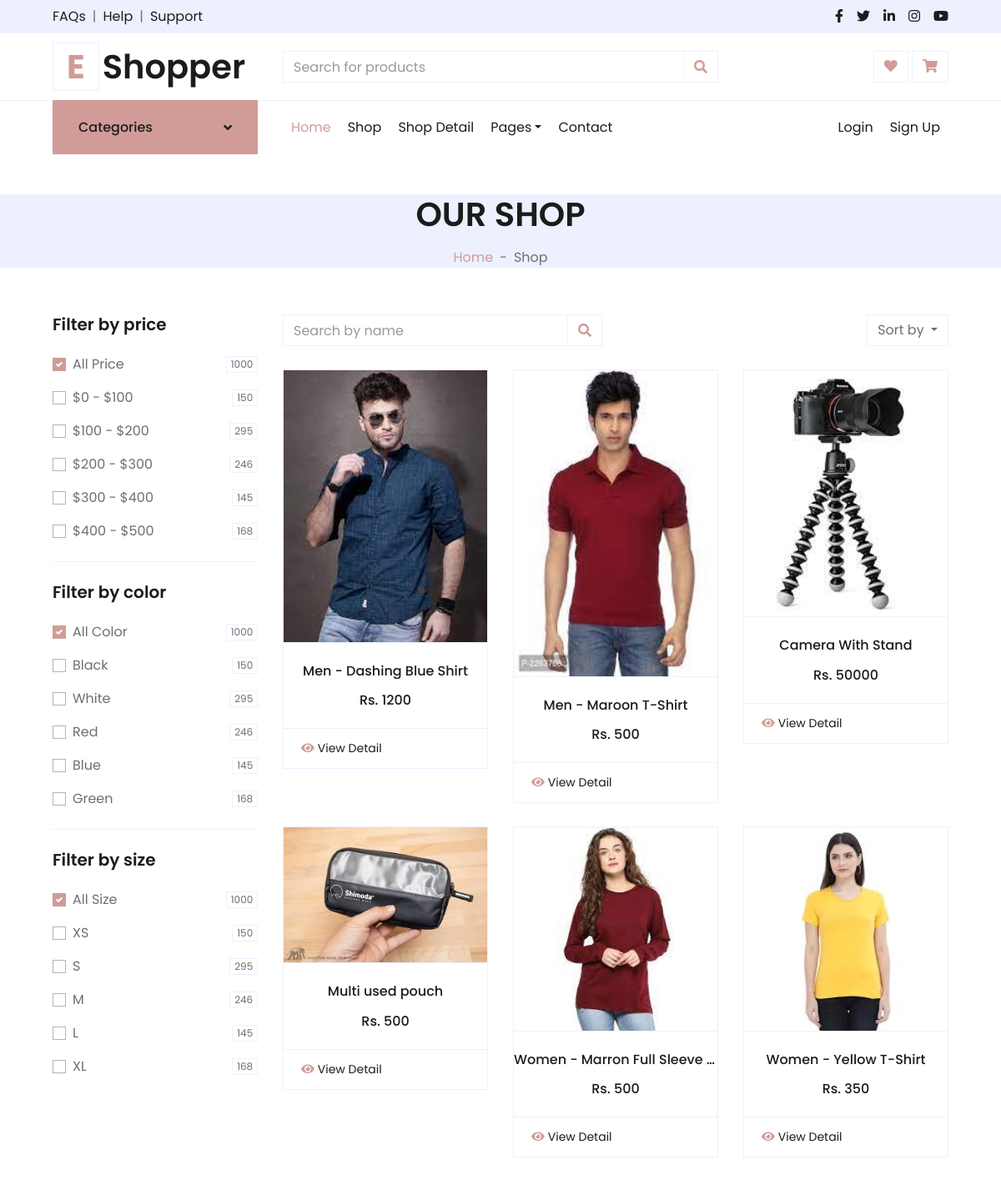
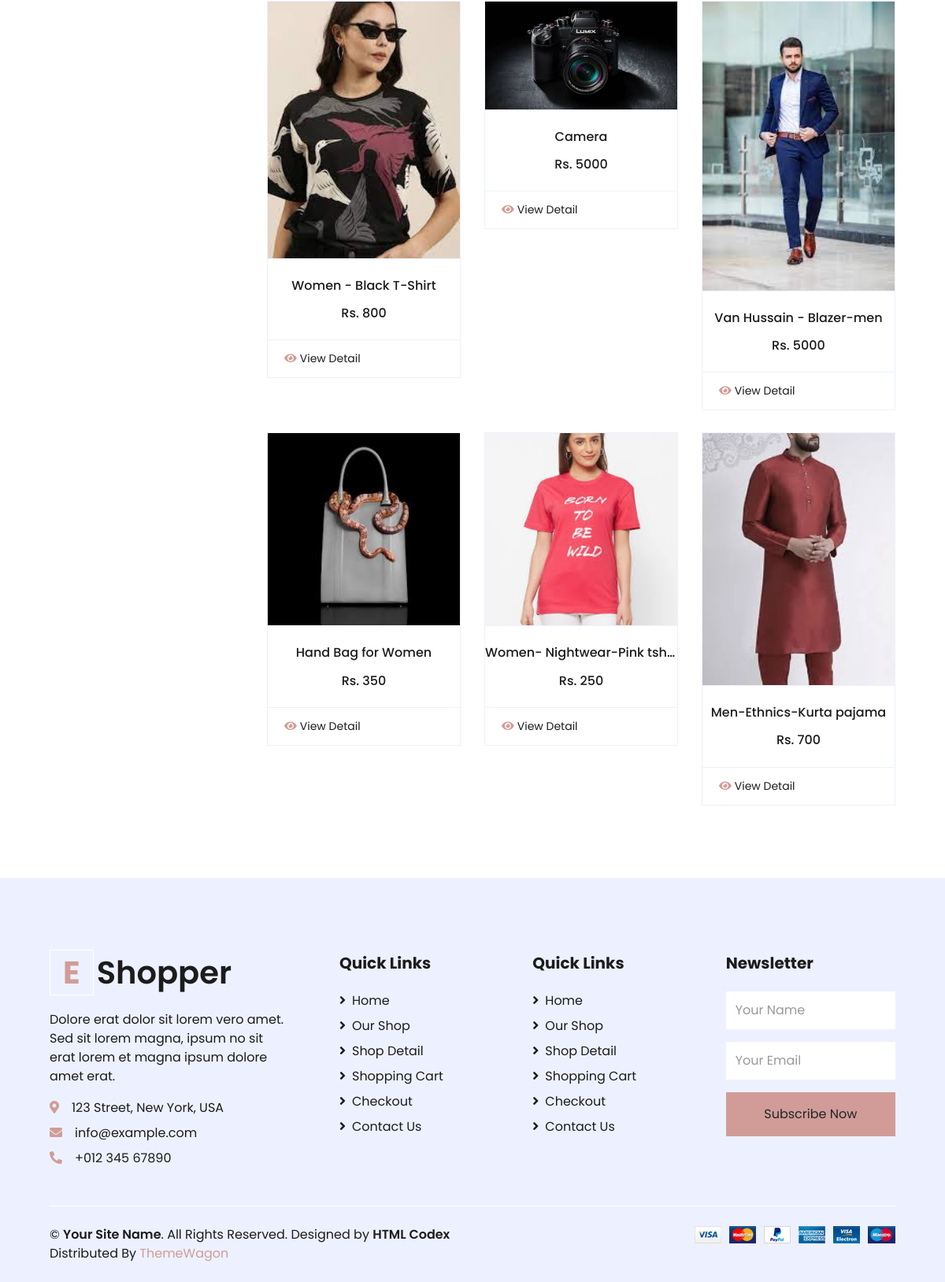
The app's page /shop/ with its own data (2 pictures, top to bottom).
### myapp/models.py (models this page shows, shortened)
class Product(models.Model):
	category=(
			('men','men'),
			('women','women'),
			('accesories','accesories'),
		)
	seller=models.ForeignKey(User,on_delete=models.CASCADE)
	product_category=models.CharField(max_length=100, choices= category)
	product_name=models.CharField(max_length=100)
	product_price=models.PositiveIntegerField()
	product_desc=models.TextField()
	product_image=models.ImageField(upload_to="product_image/")

### myapp/views.py (the view)
# urls.py: path('shop/', views.shop, name='shop'),
def shop(request):
	product=Product.objects.all()
	return render(request,'shop.html',{'product':product})

### myapp/templates/shop.html (shortened to what this page needs)
{% extends 'header.html' %}
{% load static %}
{% block content %}
<!DOCTYPE html>
<html lang="en">
<head>
</head>
<body>
    <div class="container-fluid bg-secondary mb-2">
        <div class="d-flex flex-column align-items-center justify-content-center" style="min-height: 50px">
            <h1 class="font-weight-semi-bold text-uppercase mb-3">Our Shop</h1>
            <div class="d-inline-flex">
                <p class="m-0"><a href="">Home</a></p>
                <p class="m-0 px-2">-</p>
                <p class="m-0">Shop</p>
            </div>
        </div>
    </div>
    <div class="container-fluid pt-5">
        <div class="row px-xl-5">
            <div class="col-lg-3 col-md-12">
                <div class="border-bottom mb-4 pb-4">
                    <h5 class="font-weight-semi-bold mb-4">Filter by price</h5>
                    <form>
                        <div class="custom-control custom-checkbox d-flex align-items-center justify-content-between mb-3">
                            <label class="custom-control-label" for="price-all">All Price</label>
                            <span class="badge border font-weight-normal">1000</span>
                        </div>
                        <div class="custom-control custom-checkbox d-flex align-items-center justify-content-between mb-3">
                            <label class="custom-control-label" for="price-1">$0 - $100</label>
                            <span class="badge border font-weight-normal">150</span>
                        </div>
                        <div class="custom-control custom-checkbox d-flex align-items-center justify-content-between mb-3">
                            <label class="custom-control-label" for="price-2">$100 - $200</label>
                            <span class="badge border font-weight-normal">295</span>
                        </div>
                        <div class="custom-control custom-checkbox d-flex align-items-center justify-content-between mb-3">
                            <label class="custom-control-label" for="price-3">$200 - $300</label>
                            <span class="badge border font-weight-normal">246</span>
                        </div>
                        <div class="custom-control custom-checkbox d-flex align-items-center justify-content-between mb-3">
                            <label class="custom-control-label" for="price-4">$300 - $400</label>
                            <span class="badge border font-weight-normal">145</span>
                        </div>
                        <div class="custom-control custom-checkbox d-flex align-items-center justify-content-between">
                            <label class="custom-control-label" for="price-5">$400 - $500</label>
                            <span class="badge border font-weight-normal">168</span>
                        </div>
                    </form>
                </div>
                <div class="border-bottom mb-4 pb-4">
                    <h5 class="font-weight-semi-bold mb-4">Filter by color</h5>
                    <form>
                        <div class="custom-control custom-checkbox d-flex align-items-center justify-content-between mb-3">
                            <label class="custom-control-label" for="price-all">All Color</label>
                            <span class="badge border font-weight-normal">1000</span>
                        </div>
                        <div class="custom-control custom-checkbox d-flex align-items-center justify-content-between mb-3">
                            <label class="custom-control-label" for="color-1">Black</label>
                            <span class="badge border font-weight-normal">150</span>
                        </div>
                        <div class="custom-control custom-checkbox d-flex align-items-center justify-content-between mb-3">
                            <label class="custom-control-label" for="color-2">White</label>
                            <span class="badge border font-weight-normal">295</span>
                        </div>
                        <div class="custom-control custom-checkbox d-flex align-items-center justify-content-between mb-3">
                            <label class="custom-control-label" for="color-3">Red</label>
                            <span class="badge border font-weight-normal">246</span>
                        </div>
                        <div class="custom-control custom-checkbox d-flex align-items-center justify-content-between mb-3">
                            <label class="custom-control-label" for="color-4">Blue</label>
                            <span class="badge border font-weight-normal">145</span>
                        </div>
                        <div class="custom-control custom-checkbox d-flex align-items-center justify-content-between">
                            <label class="custom-control-label" for="color-5">Green</label>
                            <span class="badge border font-weight-normal">168</span>
                        </div>
                    </form>
                </div>
                <div class="mb-5">
                    <h5 class="font-weight-semi-bold mb-4">Filter by size</h5>
                    <form>
                        <div class="custom-control custom-checkbox d-flex align-items-center justify-content-between mb-3">
                            <label class="custom-control-label" for="size-all">All Size</label>
                            <span class="badge border font-weight-normal">1000</span>
                        </div>
                        <div class="custom-control custom-checkbox d-flex align-items-center justify-content-between mb-3">
                            <label class="custom-control-label" for="size-1">XS</label>
                            <span class="badge border font-weight-normal">150</span>
                        </div>
                        <div class="custom-control custom-checkbox d-flex align-items-center justify-content-between mb-3">
                            <label class="custom-control-label" for="size-2">S</label>
                            <span class="badge border font-weight-normal">295</span>
                        </div>
                        <div class="custom-control custom-checkbox d-flex align-items-center justify-content-between mb-3">
                            <label class="custom-control-label" for="size-3">M</label>
                            <span class="badge border font-weight-normal">246</span>
                        </div>
                        <div class="custom-control custom-checkbox d-flex align-items-center justify-content-between mb-3">
                            <label class="custom-control-label" for="size-4">L</label>
                            <span class="badge border font-weight-normal">145</span>
                        </div>
                        <div class="custom-control custom-checkbox d-flex align-items-center justify-content-between">
                            <label class="custom-control-label" for="size-5">XL</label>
                            <span class="badge border font-weight-normal">168</span>
                        </div>
                    </form>
                </div>
            </div>
            <div class="col-lg-9 col-md-12">
                <div class="row pb-3">
                    <div class="col-12 pb-1">
                        <div class="d-flex align-items-center justify-content-between mb-4">
                            <form action="">
                                <div class="input-group">
                                    <input type="text" class="form-control" placeholder="Search by name">
                                    <div class="input-group-append">
                                        <span class="input-group-text bg-transparent text-primary">
                                            <i class="fa fa-search"></i>
                                        </span>
                                    </div>
                                </div>
                            </form>
                            <div class="dropdown ml-4">
                                <button class="btn border dropdown-toggle" type="button" id="triggerId" data-toggle="dropdown" aria-haspopup="true"
                                        aria-expanded="false">
                                            Sort by
                                        </button>
                            </div>
                        </div>
                    </div>
                    {% for i in product %}
                    <div class="col-lg-4 col-md-6 col-sm-12 pb-1">
                        <div class="card product-item border-0 mb-4">
                            <div class="card-header product-img position-relative overflow-hidden bg-transparent border p-0">
                                <img class="img-fluid w-100" src="{{i.product_image.url}}" alt="">
                            </div>
                            <div class="card-body border-left border-right text-center p-0 pt-4 pb-3">
                                <h6 class="text-truncate mb-3">{{i.product_name}}</h6>
                                <div class="d-flex justify-content-center">
                                    <h6>Rs.  {{i.product_price}}</h6>
                                </div>
                            </div>
                            <div class="card-footer d-flex justify-content-between bg-light border">
                                <a href="{% url 'product-detail' pk=i.pk %}" class="btn btn-sm text-dark p-0"><i class="fas fa-eye text-primary mr-1"></i>View Detail</a>
                            </div>
                        </div>
                    </div>
                    {% endfor %}
                </div>
            </div>
        </div>
    </div>
</body>
</html>
{% endblock %}

### records on screen
Product: product_image (picture), product_name "Men - Dashing Blue Shirt", product_price "1200"
Product: product_image (picture), product_name "Men - Maroon T-Shirt", product_price "500"
Product: product_image (picture), product_name "Camera With Stand", product_price "50000"
Product: product_image (picture), product_name "Multi used pouch", product_price "500"
Product: product_image (picture), product_name "Women - Marron Full Sleeve…", product_price "500"
Product: product_image (picture), product_name "Women - Yellow T-Shirt", product_price "350"
Product: product_image (picture), product_name "Women - Black T-Shirt", product_price "800"
Product: product_image (picture), product_name "Camera", product_price "5000"
Product: product_image (picture), product_name "Van Hussain - Blazer-men", product_price "5000"
Product: product_image (picture), product_name "Hand Bag for Women", product_price "350"
Product: product_image (picture), product_name "Women- Nightwear-Pink tsh…", product_price "250"
Product: product_image (picture), product_name "Men-Ethnics-Kurta pajama", product_price "700"
